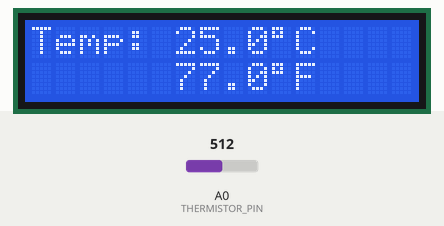
A sketch run on a simulated Arduino Uno, built with avr-gcc and run on an emulated ATmega328P. Parts: 16×2 character LCD. The inputs (shaded band) are chosen by the test bench; at power-on: A0 (THERMISTOR_PIN) = 512.

Above: at 2.2 s.
2.3 s: A0 (THERMISTOR_PIN) set to 716
At 4.2 s:
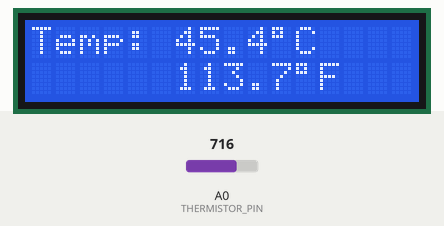
4.5 s: A0 (THERMISTOR_PIN) set to 900
At 6.2 s:
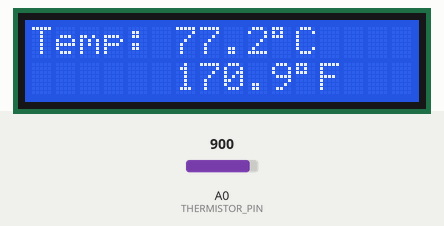
6.5 s: A0 (THERMISTOR_PIN) set to 1023
At 8.3 s:
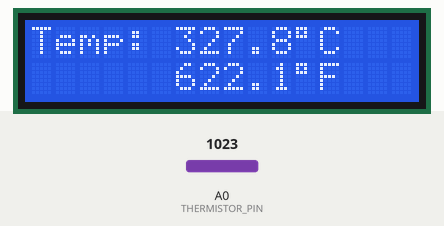
Timing chart, 0 to 9.8 s (numbered marks = the images above; inputs shaded):
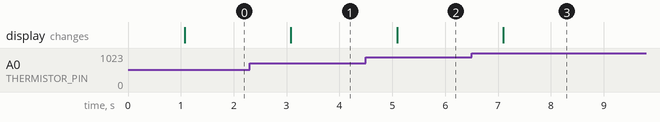

Measured:
- after the input at 2.3 s, the display: changes after 0.78 s (image 1)
- after the input at 4.5 s, the display: changes after 0.59 s (image 2)
- after the input at 6.5 s, the display: changes after 0.60 s (image 3)

The sketch:

m5_weather.ino
```cpp
// Mission 5 · Weather Station
// Reads a thermistor on A0 and shows the temperature on the LCD.
//
// Wiring:
//   Thermistor: one leg → 5V, other leg → A0 AND through a 10kΩ resistor → GND
//   LCD RS  → Arduino pin 7
//   LCD E   → Arduino pin 8
//   LCD D4  → Arduino pin 9
//   LCD D5  → Arduino pin 10
//   LCD D6  → Arduino pin 11
//   LCD D7  → Arduino pin 12
//   LCD VSS → GND, LCD VDD → 5V, LCD R/W → GND
//   LCD VO  → potentiometer wiper (middle leg)
//   LCD A   → 5V, LCD K → GND
//   Potentiometer outer legs → 5V and GND

#include <LiquidCrystal.h>
#include <math.h>

// RS, E, D4, D5, D6, D7
LiquidCrystal lcd(7, 8, 9, 10, 11, 12);

const int THERMISTOR_PIN = A0;

void setup() {
  lcd.begin(16, 2);
  lcd.print("Thermometer");
  delay(1000);
}

void loop() {
  // Read the raw analog value (0–1023)
  int rawReading = analogRead(THERMISTOR_PIN);

  // Convert to temperature using Steinhart-Hart equation
  // (same math as the kit's Lesson 15 example)
  double tempK = log(10000.0 * ((1024.0 / rawReading) - 1));
  tempK = 1.0 / (0.001129148 + (0.000234125 + (0.0000000876741 * tempK * tempK)) * tempK);

  float tempC = tempK - 273.15;              // Kelvin → Celsius
  float tempF = (tempC * 9.0 / 5.0) + 32.0; // Celsius → Fahrenheit

  // Top row: Celsius
  lcd.setCursor(0, 0);
  lcd.print("Temp: ");
  lcd.print(tempC, 1);   // 1 decimal place
  lcd.print((char)223);  // degree symbol °
  lcd.print("C   ");     // spaces clear old digits

  // Bottom row: Fahrenheit
  lcd.setCursor(0, 1);
  lcd.print("      ");
  lcd.print(tempF, 1);
  lcd.print((char)223);
  lcd.print("F   ");

  delay(1000); // update once per second
}
```
